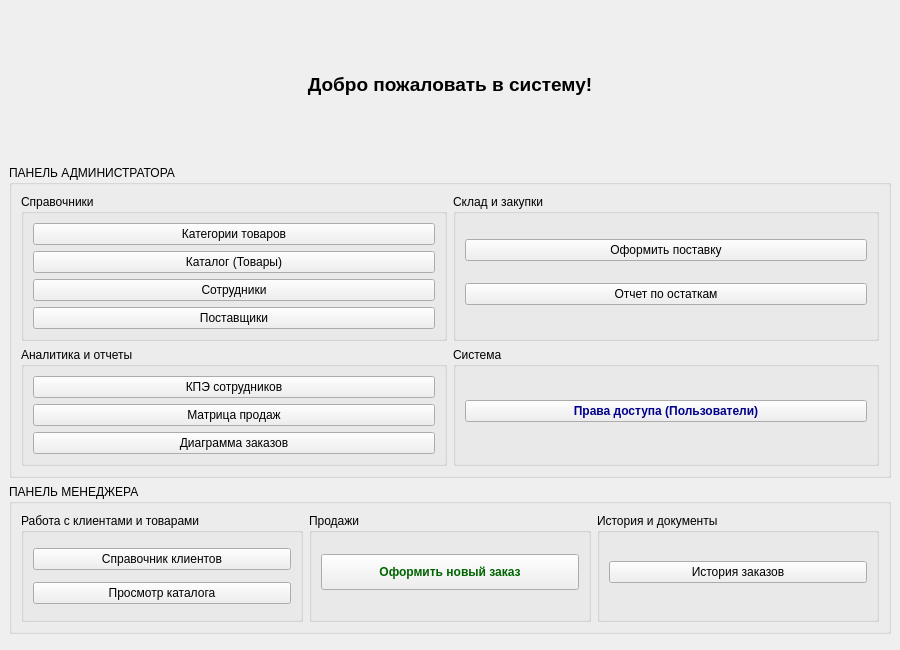
<?xml version="1.0" encoding="UTF-8"?>
<ui version="4.0">
 <class>MainWindow</class>
 <widget class="QMainWindow" name="MainWindow">
  <property name="geometry"><rect><x>0</x><y>0</y><width>900</width><height>650</height></rect></property>
  <property name="windowTitle"><string>АИС «Магазин бытовых товаров» — Панель управления</string></property>
  <widget class="QWidget" name="centralwidget">
   <layout class="QVBoxLayout" name="mainLayout">

    <item>
     <widget class="QLabel" name="lblWelcome">
      <property name="font"><font><pointsize>14</pointsize><bold>true</bold></font></property>
      <property name="text"><string>Добро пожаловать в систему!</string></property>
      <property name="alignment"><set>Qt::AlignCenter</set></property>
     </widget>
    </item>

    <item>
     <widget class="QGroupBox" name="gbAdmin">
      <property name="title"><string>ПАНЕЛЬ АДМИНИСТРАТОРА</string></property>
      <layout class="QGridLayout" name="adminGridLayout">
       <item row="0" column="0">
        <widget class="QGroupBox" name="gbNsi">
         <property name="title"><string>Справочники</string></property>
         <layout class="QVBoxLayout" name="v1">
          <item><widget class="QPushButton" name="btnCategories"><property name="text"><string>Категории товаров</string></property></widget></item>
          <item><widget class="QPushButton" name="btnProducts"><property name="text"><string>Каталог (Товары)</string></property></widget></item>
          <item><widget class="QPushButton" name="btnEmployees"><property name="text"><string>Сотрудники</string></property></widget></item>
          <item><widget class="QPushButton" name="btnSuppliers"><property name="text"><string>Поставщики</string></property></widget></item>
         </layout>
        </widget>
       </item>
       <item row="0" column="1">
        <widget class="QGroupBox" name="gbLogistics">
         <property name="title"><string>Склад и закупки</string></property>
         <layout class="QVBoxLayout" name="v2">
          <item><widget class="QPushButton" name="btnSupplies"><property name="text"><string>Оформить поставку</string></property></widget></item>
          <item><widget class="QPushButton" name="btnStockReport"><property name="text"><string>Отчет по остаткам</string></property></widget></item>
          <item><spacer name="s1"><property name="orientation"><enum>Qt::Vertical</enum></property></spacer></item>
         </layout>
        </widget>
       </item>
       <item row="1" column="0">
        <widget class="QGroupBox" name="gbAnalytics">
         <property name="title"><string>Аналитика и отчеты</string></property>
         <layout class="QVBoxLayout" name="v3">
          <item><widget class="QPushButton" name="btnKpi"><property name="text"><string>КПЭ сотрудников</string></property></widget></item>
          <item><widget class="QPushButton" name="btnSalesMatrix"><property name="text"><string>Матрица продаж</string></property></widget></item>
          <item><widget class="QPushButton" name="btnOrdersChart"><property name="text"><string>Диаграмма заказов</string></property></widget></item>
         </layout>
        </widget>
       </item>
       <item row="1" column="1">
        <widget class="QGroupBox" name="gbSystem">
         <property name="title"><string>Система</string></property>
         <layout class="QVBoxLayout" name="v4">
          <item><widget class="QPushButton" name="btnUsers"><property name="styleSheet"><string>color: darkblue; font-weight: bold;</string></property><property name="text"><string>Права доступа (Пользователи)</string></property></widget></item>
          <item><spacer name="s2"><property name="orientation"><enum>Qt::Vertical</enum></property></spacer></item>
         </layout>
        </widget>
       </item>
      </layout>
     </widget>
    </item>

    <item>
     <widget class="QGroupBox" name="gbManager">
      <property name="title"><string>ПАНЕЛЬ МЕНЕДЖЕРА</string></property>
      <layout class="QGridLayout" name="managerGridLayout">
       <item row="0" column="0">
        <widget class="QGroupBox" name="gbManagerNsi">
         <property name="title"><string>Работа с клиентами и товарами</string></property>
         <layout class="QVBoxLayout" name="v5">
          <item><widget class="QPushButton" name="btnClients"><property name="text"><string>Справочник клиентов</string></property></widget></item>
          <item><widget class="QPushButton" name="btnCatalog"><property name="text"><string>Просмотр каталога</string></property></widget></item>
         </layout>
        </widget>
       </item>
       <item row="0" column="1">
        <widget class="QGroupBox" name="gbManagerSales">
         <property name="title"><string>Продажи</string></property>
         <layout class="QVBoxLayout" name="v6">
          <item><widget class="QPushButton" name="btnOrders"><property name="styleSheet"><string>font-weight: bold; color: darkgreen; padding: 10px;</string></property><property name="text"><string>Оформить новый заказ</string></property></widget></item>
          <item><spacer name="s3"><property name="orientation"><enum>Qt::Vertical</enum></property></spacer></item>
         </layout>
        </widget>
       </item>
       <item row="0" column="2">
        <widget class="QGroupBox" name="gbManagerHistory">
         <property name="title"><string>История и документы</string></property>
         <layout class="QVBoxLayout" name="v7">
          <item><widget class="QPushButton" name="btnOrderHistory"><property name="text"><string>История заказов</string></property></widget></item>
          <item><spacer name="s4"><property name="orientation"><enum>Qt::Vertical</enum></property></spacer></item>
         </layout>
        </widget>
       </item>
      </layout>
     </widget>
    </item>

    <item>
     <spacer name="verticalSpacer">
      <property name="orientation"><enum>Qt::Vertical</enum></property>
     </spacer>
    </item>
   </layout>
  </widget>
 </widget>
</ui>
